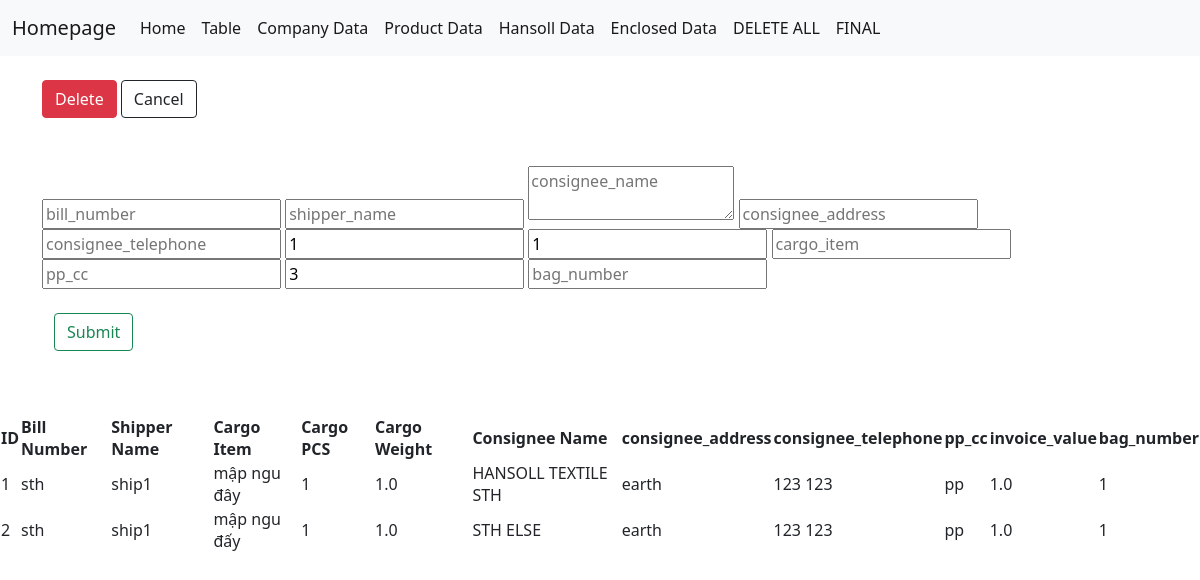
The app's page /enclosedtable with its own data.
### app.py (models this page shows, shortened)
class Enclosed(db.Model):
    __tablename__ = 'enclosed'
    id = db.Column(db.Integer, primary_key = True)
    bill_number = db.Column(db.String(64))
    enclosed = db.Column(db.String(64))
    shipper_name = db.Column(db.String(64))
    consignee_address = db.Column(db.String(500))
    consignee_telephone = db.Column(db.String(64))
    cargo_item = db.Column(db.String(64))
    cargo_pcs = db.Column(db.Integer)
    cargo_weight = db.Column(db.Float)
    consignee_name = db.Column(db.String(64))
    pp_cc = db.Column(db.String(5))
    invoice_value = db.Column(db.Float)
    bag_number = db.Column(db.String(64))

### app.py (the view)
@app.route('/enclosedtable')
def enclosedtable():
    form = EnclosedForm()
    form2 = DeleteForm()
    data_enclosed = Enclosed.query.all()
    return render_template('enclosedTable.html', data_enclosed=data_enclosed, form=form, form2=form2)

### forms.py
class EnclosedForm(FlaskForm):
    enclosed = StringField('bill_number', validators=[DataRequired()])
    shipper_name = StringField('shipper_name', validators=[DataRequired()])
    consignee_name = StringField('consignee_name', validators=[DataRequired()], widget=TextArea())
    consignee_address = StringField('client_address', validators=[DataRequired()])
    consignee_telephone = StringField('client_telephone', validators=[DataRequired()])
    cargo_pcs = IntegerField('cargo_pcs', validators=[DataRequired()])
    cargo_weight = FloatField('cargo_weight', validators=[DataRequired()])
    pp_cc = StringField('pp_cc', validators=[DataRequired()])
    cargo_item = StringField('cargo_item', validators=[DataRequired()])
    invoice_value = FloatField('invoice_value', validators=[DataRequired()])
    bag_number = StringField('bag_number', validators=[DataRequired()])
    submit = SubmitField('Submit')

class DeleteForm(FlaskForm):
    id = IntegerField("ID", validators=[DataRequired()])
    submit = SubmitField('DELETE')

### templates/enclosedTable.html (shortened to what this page needs)
{% extends 'index.html' %}
{% block content %}
<br>
<div class="container">
  <span class="btn-company"><button type="button" id="delete" class="btn btn-danger">Delete</button></span>
  <span class="btn-company"><button type="button" id="cancel" class="btn btn-outline-dark">Cancel</button></span>
</div>
<br>
<br>
<div class="container">
  <div class="create-wrapper">
  <form action="{{url_for('enclosed_create')}}" method="POST" novalidate>
        <div>
          {{ form.enclosed(placeholder="bill_number", id="enclosedInput") }}
          {{ form.shipper_name(placeholder="shipper_name", id="shipper_nameInput") }}
          {{ form.consignee_name(placeholder="consignee_name", id="consignee_nameInput") }}
          {{ form.consignee_address(placeholder="consignee_address", id="consignee_nameInput") }}
          {{ form.consignee_telephone(placeholder="consignee_telephone", id="consignee_nameInput") }}
          {{ form.cargo_pcs(placeholder="cargo_pcs", id="cargo_pcsInput") }}
          {{ form.cargo_weight(placeholder="cargo_weight", id="cargo_weightInput") }}
          {{ form.cargo_item(placeholder="cargo_item", id="cargo_itemInput") }}
          {{ form.pp_cc(placeholder="pp_cc", id="cargo_itemInput") }}
          {{ form.invoice_value(placeholder="invoice_value", id="invoice_valueInput") }}
          {{ form.bag_number(placeholder="bag_number", id="cargo_itemInput") }}
        </div>
        <br>
        <div class="container">
        {{ form.submit(class="btn btn-outline-success", value="Submit") }}
      </div>
    </form>
  </div>
  <br>
</div>
<br>
<div class="hansol-table-wrapper">
    <table>
        <th>ID</th>
        <th>Bill Number</th>
        <th>Shipper Name</th>
        <th>Cargo Item</th>
        <th>Cargo PCS</th>
        <th>Cargo Weight</th>
        <th>Consignee Name</th>
        <th>consignee_address</th>
        <th>consignee_telephone</th>
        <th>pp_cc</th>
        <th>invoice_value</th>
        <th>bag_number</th>
        {% for enclose in data_enclosed %}
            <tr>
                <td>{{enclose.id}}</td>
                <td>{{enclose.enclosed}}</td>
                <td>{{enclose.shipper_name}}</td>
                <td>{{enclose.cargo_item}}</td>
                <td>{{enclose.cargo_pcs}}</td>
                <td>{{enclose.cargo_weight}}</td>
                <td>{{enclose.consignee_name}}</td>
                <td>{{enclose.consignee_address}}</td>
                <td>{{enclose.consignee_telephone}}</td>
                <td>{{enclose.pp_cc}}</td>
                <td>{{enclose.invoice_value}}</td>
                <td>{{enclose.bag_number}}</td>
            </tr>
        {% endfor %}
    </table>
</div>
{% endblock %}

### records on screen
Enclosed: id "1", enclosed "sth", shipper_name "ship1", cargo_item "mập ngu đây", cargo_pcs "1", cargo_weight "1.0", consignee_name "HANSOLL TEXTILE STH", consignee_address "earth", consignee_telephone "123 123", pp_cc "pp", invoice_value "1.0", bag_number "1"
Enclosed: id "2", enclosed "sth", shipper_name "ship1", cargo_item "mập ngu đấy", cargo_pcs "1", cargo_weight "1.0", consignee_name "STH ELSE", consignee_address "earth", consignee_telephone "123 123", pp_cc "pp", invoice_value "1.0", bag_number "1"
